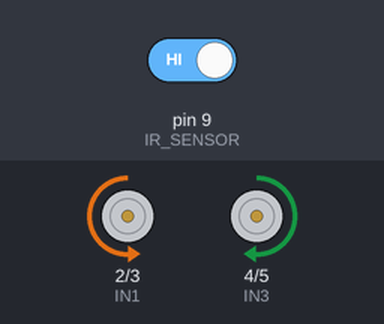
Bench run of a sketch on a simulated Arduino Uno, built with avr-gcc and run on an emulated ATmega328P. Parts: motor-driver pin pairs drawn as motors (green arrow = first pin HIGH = forward, orange = second pin HIGH = backward, longer = more drive, scaled by the enable pin). The inputs (shaded band) are chosen by the test bench; at power-on: pin 9 (IR_SENSOR) HIGH.

Above: at 1.2 s.
1.3 s: pin 9 (IR_SENSOR) driven LOW
At 1.9 s:
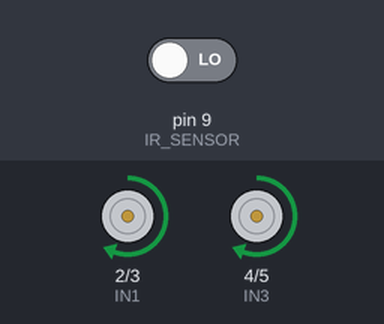
2.8 s: pin 9 (IR_SENSOR) driven HIGH
At 3.15 s:
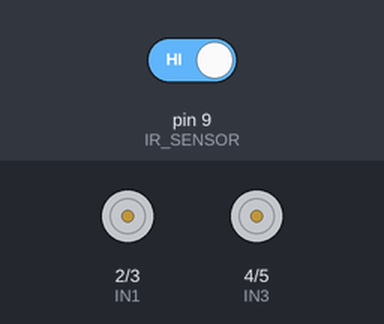
At 7.8 s:
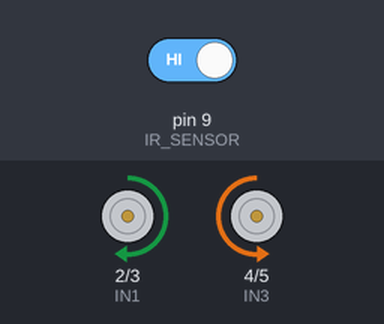
Timing chart, 0 to 11.8 s (numbered marks = the images above; inputs shaded):
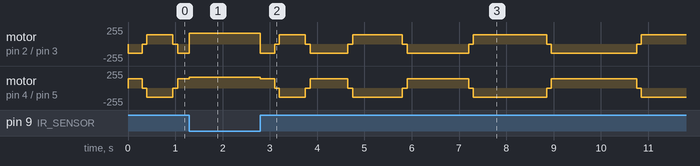

The sketch:

1.ino.ino
```cpp
/* * Black Line Follower - Single Sensor
 * Logic: Follows line when detected. When lost, it performs
 * an alternating "zig-zag" search with an increasing radius.
 */

// Motor Pin Definitions
const int IN1 = 2;  // Right Forward
const int IN2 = 3;  // Right Backward
const int IN3 = 4;  // Left Forward
const int IN4 = 5;  // Left Backward
const int ENA = 6;  // Speed Control Right (PWM)
const int ENB = 11; // Speed Control Left (PWM)

// Sensor Pin
const int IR_SENSOR = 9;

// Speed Settings (0-255)
const int driveSpeed = 160;
const int searchSpeed = 140;

// Search Logic Variables
unsigned long currentSearchTime = 300; // Initial time to look in one direction
const int timeIncrement = 250;         // Added to time every direction swap
bool searchRight = true;               // Track which way to turn next

void setup() {
  pinMode(IN1, OUTPUT);
  pinMode(IN2, OUTPUT);
  pinMode(IN3, OUTPUT);
  pinMode(IN4, OUTPUT);
  pinMode(ENA, OUTPUT);
  pinMode(ENB, OUTPUT);
  pinMode(IR_SENSOR, INPUT);

  // Optional: Serial.begin(9600); // For debugging sensor values
}

void loop() {
  // Read sensor: LOW = Black Line, HIGH = White Floor
  // If your sensor is inverted, change LOW to HIGH
  if (digitalRead(IR_SENSOR) == LOW) {
    moveForward();

    // Reset search variables because we found the line
    currentSearchTime = 300;
    searchRight = true;
  } else {
    performAlternatingSearch();
  }
}

// --- Movement Functions ---

void moveForward() {
  analogWrite(ENA, driveSpeed);
  analogWrite(ENB, driveSpeed);
  digitalWrite(IN1, HIGH);
  digitalWrite(IN2, LOW);
  digitalWrite(IN3, HIGH);
  digitalWrite(IN4, LOW);
}

void performAlternatingSearch() {
  unsigned long startTime = millis();

  // Stay in this loop while the sensor sees white (HIGH)
  while (digitalRead(IR_SENSOR) == HIGH) {
    analogWrite(ENA, searchSpeed);
    analogWrite(ENB, searchSpeed);

    if (searchRight) {
      // Spin Right (Right wheel back, Left wheel forward)
      digitalWrite(IN1, LOW);  digitalWrite(IN2, HIGH);
      digitalWrite(IN3, HIGH); digitalWrite(IN4, LOW);
    } else {
      // Spin Left (Right wheel forward, Left wheel back)
      digitalWrite(IN1, HIGH); digitalWrite(IN2, LOW);
      digitalWrite(IN3, LOW);  digitalWrite(IN4, HIGH);
    }

    // Check if we have searched in this direction long enough
    if (millis() - startTime > currentSearchTime) {
      stopRobot();
      delay(100); // Short pause to prevent motor strain

      // Expand the search for the next attempt
      currentSearchTime += timeIncrement;
      searchRight = !searchRight; // Flip direction
      return; // Exit to main loop to check sensor again
    }
  }
}

void stopRobot() {
  analogWrite(ENA, 0);
  analogWrite(ENB, 0);
  digitalWrite(IN1, LOW);
  digitalWrite(IN2, LOW);
  digitalWrite(IN3, LOW);
  digitalWrite(IN4, LOW);
}
```
